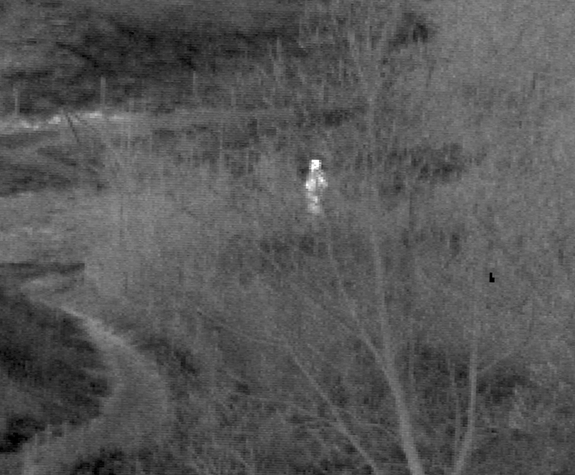
#> input picture TNO_git/images/IR_18rad.bmp, 575 x 475 px, found by its file name
$ python sobel_filter.py   (older library calls are emulated)
#> lines starting #> are read from the running program, lines starting #| are printed output that depends on the picture; after the words box and inside, x2 and y2 are one past the last pixel; in counts of white or black regions, pixels touching at a corner belong together
import cv2
import os

folder_path = os.getcwd()
print(folder_path)
filename = folder_path + '/TNO_git' + "/images/IR_18rad.bmp"

# Read the original image
img = cv2.imread(filename,0)
#> img is the input picture: shape (475, 575); min 0, max 255, mean 85.8
# Display original image
cv2.imshow('Original', img)
cv2.waitKey(0)

# Convert to graycsale
# img_gray = cv2.cvtColor(img, cv2.COLOR_BGR2GRAY)
img_gray = img

# Blur the image for better edge detection
img_blur = cv2.GaussianBlur(img_gray, (3,3), 0)

# Sobel Edge Detection
sobelx = cv2.Sobel(src=img_blur, ddepth=cv2.CV_64F, dx=1, dy=0, ksize=3) # Sobel Edge Detection on the X axis
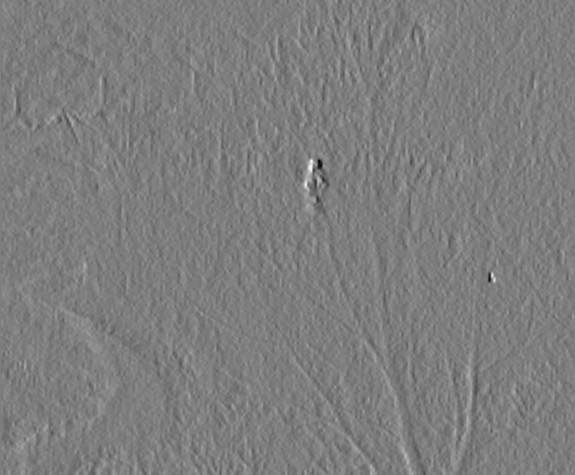
#> sobelx: shape (475, 575) float64; min -341, max 349, mean 0.4; drawn with min black and max white
sobely = cv2.Sobel(src=img_blur, ddepth=cv2.CV_64F, dx=0, dy=1, ksize=3) # Sobel Edge Detection on the Y axis
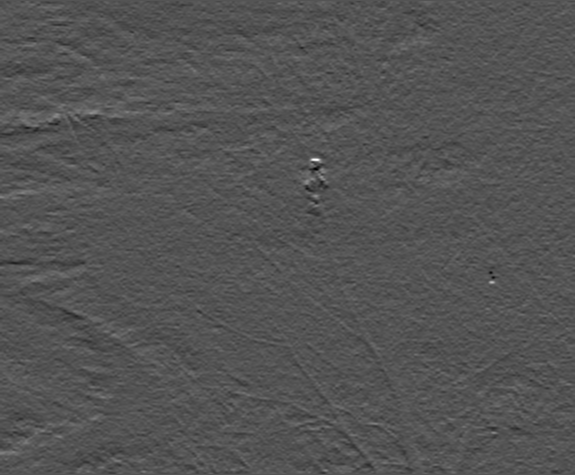
#> sobely: shape (475, 575) float64; min -248, max 500, mean -0.4; drawn with min black and max white
sobelxy = cv2.Sobel(src=img_blur, ddepth=cv2.CV_64F, dx=1, dy=1, ksize=3) # Combined X and Y Sobel Edge Detection
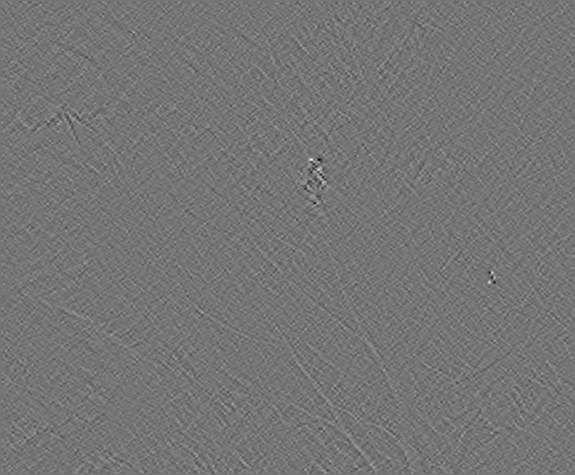
#> sobelxy: shape (475, 575) float64; min -68, max 79, mean 0; drawn with min black and max white
# Display Sobel Edge Detection Images
cv2.imshow('Sobel X', sobelx)
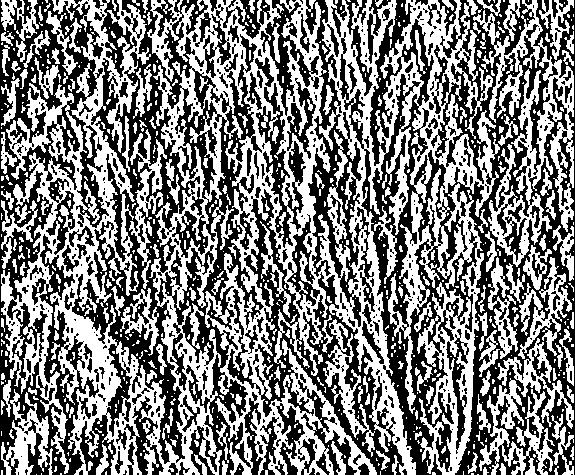
#> window 'Sobel X': shape (475, 575); 49.5% white; 734 white regions (552 under 20 px), largest, box (x1, y1, x2, y2) and area: (1, 0, 500, 475) 93443, (473, 0, 574, 267) 8342, (479, 378, 555, 475) 2717
cv2.waitKey(0)
cv2.imshow('Sobel Y', sobely)
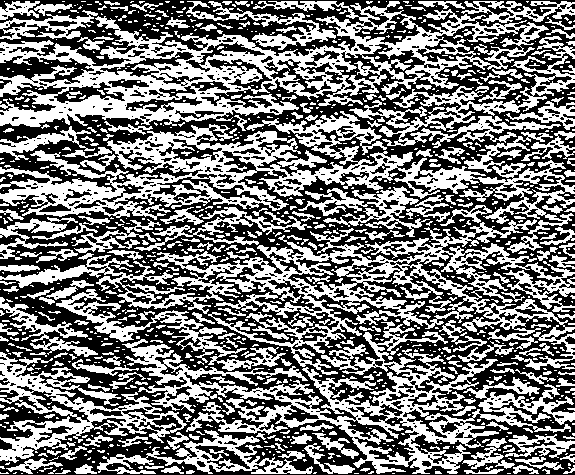
#> window 'Sobel Y': shape (475, 575); 47.5% white; 1049 white regions (780 under 20 px), largest, box (x1, y1, x2, y2) and area: (0, 1, 549, 127) 21869, (0, 219, 575, 375) 19680, (0, 111, 575, 253) 18951
cv2.waitKey(0)
cv2.imshow('Sobel X Y using Sobel() function', sobelxy)
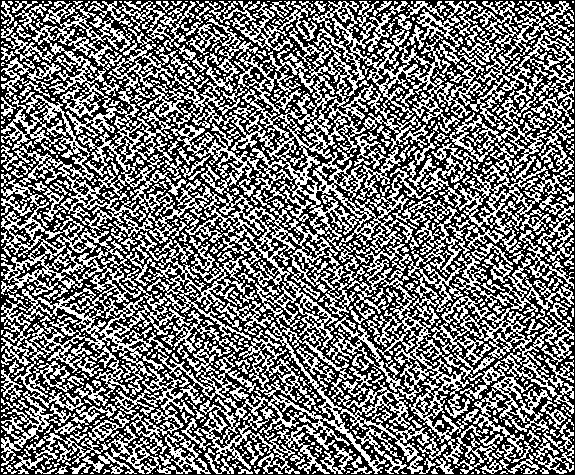
#> window 'Sobel X Y using Sobel() functi': shape (475, 575); 45.3% white in thin lines or dots
cv2.waitKey(0)

# Canny Edge Detection
edges = cv2.Canny(image=img_blur, threshold1=100, threshold2=200) # Canny Edge Detection
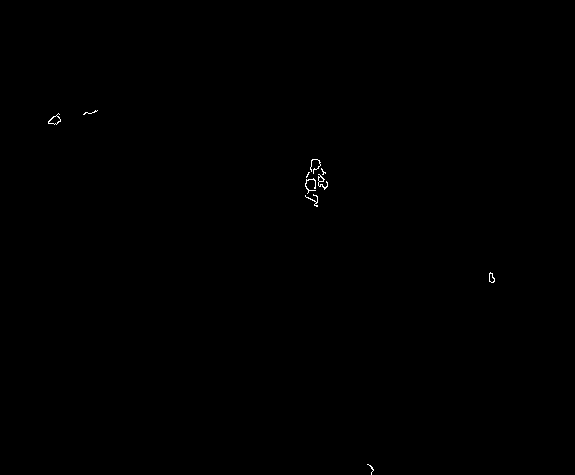
#> edges: shape (475, 575); 0.11% white in thin lines or dots, all inside (x1, y1, x2, y2) = (48, 110, 495, 475)
# Display Canny Edge Detection Image
cv2.imshow('Canny Edge Detection', edges)
cv2.waitKey(0)

cv2.destroyAllWindows()

$ run again, with TNO_git/images/VIS_18dhvR.bmp copied over TNO_git/images/IR_18rad.bmp
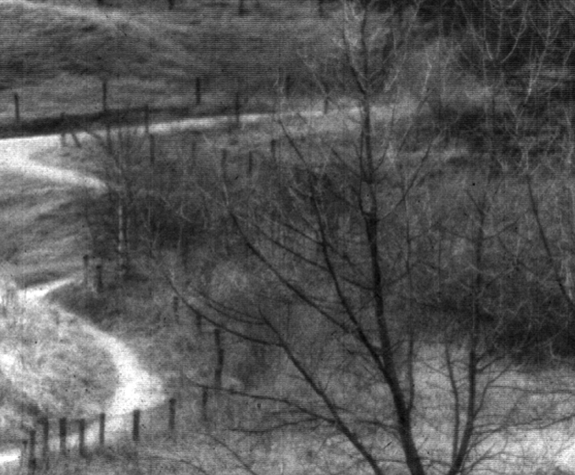
#> input picture TNO_git/images/VIS_18dhvR.bmp, 575 x 475 px, found by its file name
#> img is the input picture: shape (475, 575); min 5, max 255, mean 87.2
#> `cv2.imshow('Sobel X', sobelx)`:
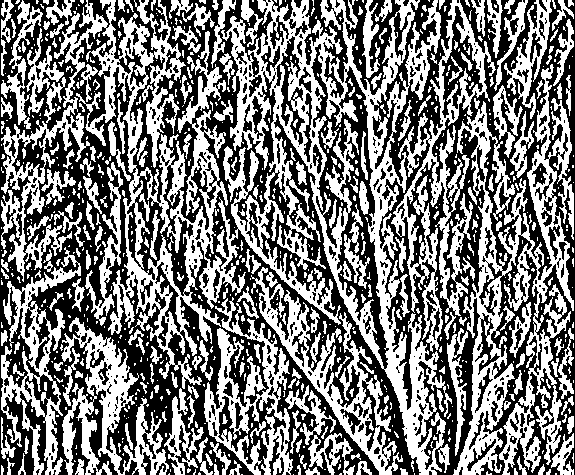
#> window 'Sobel X': shape (475, 575); 48.2% white; 800 white regions (557 under 20 px), largest, box (x1, y1, x2, y2) and area: (1, 0, 496, 475) 58441, (453, 64, 574, 475) 16377, (61, 317, 169, 475) 5954
#> `edges = cv2.Canny(image=img_blur, threshold1=100, threshold2=200)`:
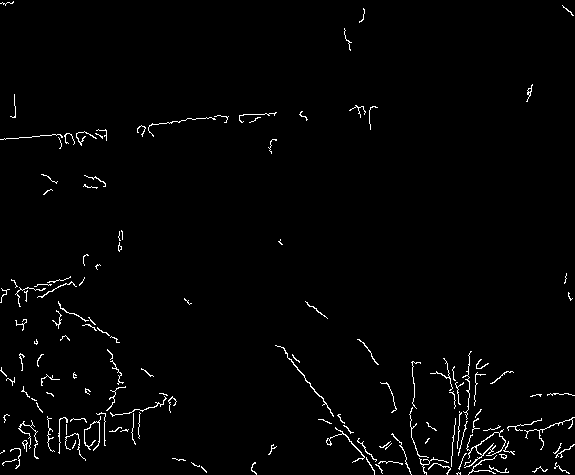
#> edges: shape (475, 575); 1.7% white in thin lines or dots
